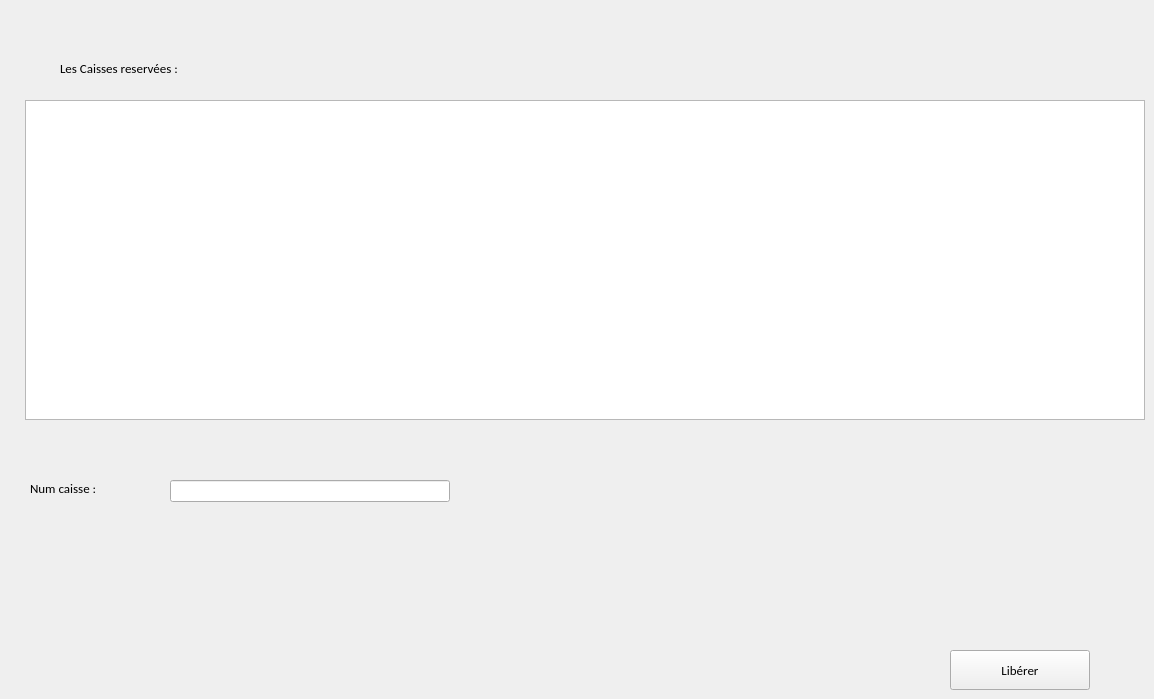
      <widget class="QWidget" name="tab">
       <attribute name="title">
        <string>Liberer Caisse</string>
       </attribute>
       <widget class="QLabel" name="CaisseReserve">
        <property name="geometry">
         <rect>
          <x>60</x>
          <y>60</y>
          <width>171</width>
          <height>16</height>
         </rect>
        </property>
        <property name="font">
         <font>
          <family>Calibri</family>
          <pointsize>10</pointsize>
         </font>
        </property>
        <property name="text">
         <string>Les Caisses reservées :</string>
        </property>
       </widget>
       <widget class="QLineEdit" name="numLiberer">
        <property name="geometry">
         <rect>
          <x>170</x>
          <y>480</y>
          <width>280</width>
          <height>22</height>
         </rect>
        </property>
        <property name="inputMask">
         <string/>
        </property>
        <property name="text">
         <string/>
        </property>
       </widget>
       <widget class="QTableView" name="TableLiberer">
        <property name="geometry">
         <rect>
          <x>25</x>
          <y>100</y>
          <width>1120</width>
          <height>320</height>
         </rect>
        </property>
       </widget>
       <widget class="QPushButton" name="Liberer">
        <property name="geometry">
         <rect>
          <x>950</x>
          <y>650</y>
          <width>140</width>
          <height>40</height>
         </rect>
        </property>
        <property name="font">
         <font>
          <family>Calibri</family>
          <pointsize>10</pointsize>
         </font>
        </property>
        <property name="text">
         <string>Libérer</string>
        </property>
       </widget>
       <widget class="QLabel" name="nlib">
        <property name="geometry">
         <rect>
          <x>30</x>
          <y>480</y>
          <width>191</width>
          <height>16</height>
         </rect>
        </property>
        <property name="font">
         <font>
          <family>Calibri</family>
          <pointsize>10</pointsize>
         </font>
        </property>
        <property name="cursor">
         <cursorShape>ArrowCursor</cursorShape>
        </property>
        <property name="text">
         <string>Num caisse :</string>
        </property>
       </widget>
      </widget>
